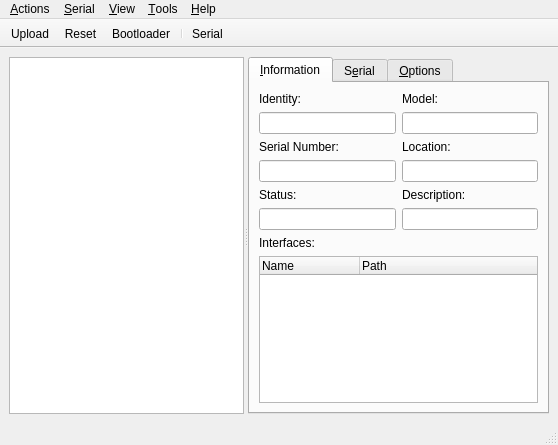
<?xml version="1.0" encoding="UTF-8"?>
<ui version="4.0">
 <class>MainWindow</class>
 <widget class="QMainWindow" name="MainWindow">
  <property name="geometry">
   <rect>
    <x>0</x>
    <y>0</y>
    <width>558</width>
    <height>445</height>
   </rect>
  </property>
  <property name="contextMenuPolicy">
   <enum>Qt::NoContextMenu</enum>
  </property>
  <property name="windowTitle">
   <string>Teensy Commander</string>
  </property>
  <property name="windowIcon">
   <iconset resource="../../resources/resources.qrc">
    <normaloff>:/teensycommander</normaloff>:/teensycommander</iconset>
  </property>
  <property name="unifiedTitleAndToolBarOnMac">
   <bool>true</bool>
  </property>
  <widget class="QWidget" name="centralwidget">
   <layout class="QVBoxLayout" name="verticalLayout_7">
    <item>
     <widget class="QSplitter" name="splitter">
      <property name="orientation">
       <enum>Qt::Horizontal</enum>
      </property>
      <widget class="QListView" name="boardList">
       <property name="minimumSize">
        <size>
         <width>180</width>
         <height>0</height>
        </size>
       </property>
       <property name="contextMenuPolicy">
        <enum>Qt::CustomContextMenu</enum>
       </property>
       <property name="horizontalScrollBarPolicy">
        <enum>Qt::ScrollBarAlwaysOff</enum>
       </property>
       <property name="selectionMode">
        <enum>QAbstractItemView::ExtendedSelection</enum>
       </property>
       <property name="selectionRectVisible">
        <bool>true</bool>
       </property>
      </widget>
      <widget class="QTabWidget" name="tabWidget">
       <property name="enabled">
        <bool>true</bool>
       </property>
       <property name="currentIndex">
        <number>0</number>
       </property>
       <property name="elideMode">
        <enum>Qt::ElideRight</enum>
       </property>
       <widget class="QWidget" name="infoTab">
        <attribute name="title">
         <string>&amp;Information</string>
        </attribute>
        <layout class="QVBoxLayout" name="verticalLayout_4">
         <item>
          <layout class="QGridLayout" name="gridLayout">
           <item row="1" column="0">
            <widget class="QLineEdit" name="idText">
             <property name="readOnly">
              <bool>true</bool>
             </property>
            </widget>
           </item>
           <item row="0" column="0">
            <widget class="QLabel" name="label_7">
             <property name="text">
              <string>Identity:</string>
             </property>
            </widget>
           </item>
           <item row="1" column="1">
            <widget class="QLineEdit" name="modelText">
             <property name="readOnly">
              <bool>true</bool>
             </property>
            </widget>
           </item>
           <item row="0" column="1">
            <widget class="QLabel" name="label_4">
             <property name="text">
              <string>Model:</string>
             </property>
            </widget>
           </item>
          </layout>
         </item>
         <item>
          <layout class="QGridLayout" name="gridLayout_2">
           <item row="0" column="2">
            <widget class="QLabel" name="label_3">
             <property name="text">
              <string>Location:</string>
             </property>
            </widget>
           </item>
           <item row="0" column="1">
            <widget class="QLabel" name="label_5">
             <property name="text">
              <string>Serial Number:</string>
             </property>
            </widget>
           </item>
           <item row="1" column="2">
            <widget class="QLineEdit" name="locationText">
             <property name="readOnly">
              <bool>true</bool>
             </property>
            </widget>
           </item>
           <item row="1" column="1">
            <widget class="QLineEdit" name="serialNumberText">
             <property name="readOnly">
              <bool>true</bool>
             </property>
            </widget>
           </item>
          </layout>
         </item>
         <item>
          <layout class="QGridLayout" name="gridLayout_3">
           <item row="1" column="0">
            <widget class="QLineEdit" name="statusText">
             <property name="readOnly">
              <bool>true</bool>
             </property>
            </widget>
           </item>
           <item row="1" column="1">
            <widget class="QLineEdit" name="descriptionText">
             <property name="readOnly">
              <bool>true</bool>
             </property>
            </widget>
           </item>
           <item row="0" column="0">
            <widget class="QLabel" name="label_2">
             <property name="text">
              <string>Status:</string>
             </property>
            </widget>
           </item>
           <item row="0" column="1">
            <widget class="QLabel" name="label_10">
             <property name="text">
              <string>Description:</string>
             </property>
            </widget>
           </item>
          </layout>
         </item>
         <item>
          <widget class="QLabel" name="label_6">
           <property name="text">
            <string>Interfaces:</string>
           </property>
          </widget>
         </item>
         <item>
          <widget class="QTreeWidget" name="interfaceTree">
           <property name="sizePolicy">
            <sizepolicy hsizetype="Expanding" vsizetype="Ignored">
             <horstretch>0</horstretch>
             <verstretch>1</verstretch>
            </sizepolicy>
           </property>
           <property name="minimumSize">
            <size>
             <width>0</width>
             <height>40</height>
            </size>
           </property>
           <property name="indentation">
            <number>0</number>
           </property>
           <property name="rootIsDecorated">
            <bool>false</bool>
           </property>
           <property name="uniformRowHeights">
            <bool>true</bool>
           </property>
           <attribute name="headerDefaultSectionSize">
            <number>100</number>
           </attribute>
           <attribute name="headerMinimumSectionSize">
            <number>100</number>
           </attribute>
           <attribute name="headerStretchLastSection">
            <bool>true</bool>
           </attribute>
           <column>
            <property name="text">
             <string>Name</string>
            </property>
           </column>
           <column>
            <property name="text">
             <string>Path</string>
            </property>
           </column>
          </widget>
         </item>
        </layout>
       </widget>
       <widget class="QWidget" name="serialTab">
        <attribute name="title">
         <string>S&amp;erial</string>
        </attribute>
        <layout class="QVBoxLayout" name="verticalLayout_3">
         <item>
          <widget class="EnhancedPlainText" name="serialText">
           <property name="minimumSize">
            <size>
             <width>240</width>
             <height>0</height>
            </size>
           </property>
           <property name="maximumSize">
            <size>
             <width>16777215</width>
             <height>16777215</height>
            </size>
           </property>
           <property name="contextMenuPolicy">
            <enum>Qt::CustomContextMenu</enum>
           </property>
           <property name="undoRedoEnabled">
            <bool>false</bool>
           </property>
           <property name="readOnly">
            <bool>true</bool>
           </property>
           <property name="textInteractionFlags">
            <set>Qt::TextSelectableByKeyboard|Qt::TextSelectableByMouse</set>
           </property>
          </widget>
         </item>
         <item>
          <layout class="QHBoxLayout" name="horizontalLayout_5">
           <item>
            <widget class="QLineEdit" name="serialEdit">
             <property name="placeholderText">
              <string>Send data...</string>
             </property>
            </widget>
           </item>
           <item>
            <widget class="QToolButton" name="sendButton">
             <property name="focusPolicy">
              <enum>Qt::StrongFocus</enum>
             </property>
             <property name="text">
              <string>Send</string>
             </property>
             <property name="popupMode">
              <enum>QToolButton::MenuButtonPopup</enum>
             </property>
            </widget>
           </item>
          </layout>
         </item>
        </layout>
       </widget>
       <widget class="QWidget" name="optionsTab">
        <attribute name="title">
         <string>&amp;Options</string>
        </attribute>
        <layout class="QVBoxLayout" name="verticalLayout_2">
         <item>
          <widget class="EnhancedGroupBox" name="groupBox">
           <property name="focusPolicy">
            <enum>Qt::StrongFocus</enum>
           </property>
           <property name="title">
            <string>Upload</string>
           </property>
           <layout class="QVBoxLayout" name="verticalLayout_5">
            <item>
             <layout class="QHBoxLayout" name="horizontalLayout_3" stretch="0,1,0">
              <item>
               <widget class="QLabel" name="label">
                <property name="text">
                 <string>Firmware:</string>
                </property>
               </widget>
              </item>
              <item>
               <widget class="QLineEdit" name="firmwarePath">
                <property name="clearButtonEnabled">
                 <bool>true</bool>
                </property>
               </widget>
              </item>
              <item>
               <widget class="QToolButton" name="firmwareBrowseButton">
                <property name="focusPolicy">
                 <enum>Qt::StrongFocus</enum>
                </property>
                <property name="text">
                 <string>Browse...</string>
                </property>
                <property name="popupMode">
                 <enum>QToolButton::MenuButtonPopup</enum>
                </property>
               </widget>
              </item>
             </layout>
            </item>
            <item>
             <widget class="QCheckBox" name="resetAfterCheck">
              <property name="text">
               <string>Reset device after successful upload</string>
              </property>
              <property name="checked">
               <bool>true</bool>
              </property>
             </widget>
            </item>
           </layout>
          </widget>
         </item>
         <item>
          <widget class="EnhancedGroupBox" name="groupBox_2">
           <property name="focusPolicy">
            <enum>Qt::StrongFocus</enum>
           </property>
           <property name="title">
            <string>Serial</string>
           </property>
           <layout class="QVBoxLayout" name="verticalLayout_6">
            <item>
             <layout class="QHBoxLayout" name="horizontalLayout">
              <item>
               <widget class="QLabel" name="label_9">
                <property name="text">
                 <string>Charset:</string>
                </property>
               </widget>
              </item>
              <item>
               <spacer name="horizontalSpacer_3">
                <property name="orientation">
                 <enum>Qt::Horizontal</enum>
                </property>
                <property name="sizeHint" stdset="0">
                 <size>
                  <width>40</width>
                  <height>20</height>
                 </size>
                </property>
               </spacer>
              </item>
              <item>
               <widget class="QComboBox" name="codecComboBox">
                <property name="maximumSize">
                 <size>
                  <width>160</width>
                  <height>16777215</height>
                 </size>
                </property>
               </widget>
              </item>
             </layout>
            </item>
            <item>
             <layout class="QHBoxLayout" name="horizontalLayout_2">
              <item>
               <widget class="QCheckBox" name="clearOnResetCheck">
                <property name="text">
                 <string>Clear on reset</string>
                </property>
               </widget>
              </item>
              <item>
               <spacer name="horizontalSpacer">
                <property name="orientation">
                 <enum>Qt::Horizontal</enum>
                </property>
                <property name="sizeHint" stdset="0">
                 <size>
                  <width>40</width>
                  <height>20</height>
                 </size>
                </property>
               </spacer>
              </item>
              <item>
               <widget class="QLabel" name="label_8">
                <property name="text">
                 <string>Show:</string>
                </property>
               </widget>
              </item>
              <item>
               <widget class="QSpinBox" name="scrollBackLimitSpin">
                <property name="accelerated">
                 <bool>true</bool>
                </property>
                <property name="suffix">
                 <string> lines</string>
                </property>
                <property name="minimum">
                 <number>10</number>
                </property>
                <property name="maximum">
                 <number>500000</number>
                </property>
                <property name="singleStep">
                 <number>100</number>
                </property>
               </widget>
              </item>
             </layout>
            </item>
            <item>
             <widget class="QLabel" name="serialLogFileLabel">
              <property name="sizePolicy">
               <sizepolicy hsizetype="Ignored" vsizetype="Preferred">
                <horstretch>0</horstretch>
                <verstretch>0</verstretch>
               </sizepolicy>
              </property>
              <property name="font">
               <font>
                <pointsize>8</pointsize>
                <italic>true</italic>
               </font>
              </property>
              <property name="text">
               <string notr="true">Serial log in '?'</string>
              </property>
             </widget>
            </item>
            <item>
             <layout class="QHBoxLayout" name="horizontalLayout_4">
              <item>
               <widget class="QLabel" name="label_11">
                <property name="text">
                 <string>Log size:</string>
                </property>
               </widget>
              </item>
              <item>
               <spacer name="horizontalSpacer_2">
                <property name="orientation">
                 <enum>Qt::Horizontal</enum>
                </property>
                <property name="sizeHint" stdset="0">
                 <size>
                  <width>40</width>
                  <height>20</height>
                 </size>
                </property>
               </spacer>
              </item>
              <item>
               <widget class="QSpinBox" name="serialLogSizeSpin">
                <property name="accelerated">
                 <bool>true</bool>
                </property>
                <property name="suffix">
                 <string> kB</string>
                </property>
                <property name="maximum">
                 <number>999999</number>
                </property>
                <property name="singleStep">
                 <number>100</number>
                </property>
               </widget>
              </item>
             </layout>
            </item>
           </layout>
          </widget>
         </item>
         <item>
          <widget class="QLabel" name="ambiguousBoardLabel">
           <property name="palette">
            <palette>
             <active>
              <colorrole role="WindowText">
               <brush brushstyle="SolidPattern">
                <color alpha="255">
                 <red>254</red>
                 <green>0</green>
                 <blue>0</blue>
                </color>
               </brush>
              </colorrole>
             </active>
             <inactive>
              <colorrole role="WindowText">
               <brush brushstyle="SolidPattern">
                <color alpha="255">
                 <red>254</red>
                 <green>0</green>
                 <blue>0</blue>
                </color>
               </brush>
              </colorrole>
             </inactive>
             <disabled>
              <colorrole role="WindowText">
               <brush brushstyle="SolidPattern">
                <color alpha="255">
                 <red>117</red>
                 <green>117</green>
                 <blue>117</blue>
                </color>
               </brush>
              </colorrole>
             </disabled>
            </palette>
           </property>
           <property name="font">
            <font>
             <pointsize>8</pointsize>
             <italic>true</italic>
            </font>
           </property>
           <property name="text">
            <string>⚠ Serial number is not unique, cannot save settings.</string>
           </property>
           <property name="wordWrap">
            <bool>true</bool>
           </property>
          </widget>
         </item>
         <item>
          <spacer name="verticalSpacer">
           <property name="orientation">
            <enum>Qt::Vertical</enum>
           </property>
           <property name="sizeHint" stdset="0">
            <size>
             <width>20</width>
             <height>40</height>
            </size>
           </property>
          </spacer>
         </item>
        </layout>
       </widget>
      </widget>
     </widget>
    </item>
   </layout>
  </widget>
  <widget class="QMenuBar" name="menubar">
   <property name="geometry">
    <rect>
     <x>0</x>
     <y>0</y>
     <width>558</width>
     <height>20</height>
    </rect>
   </property>
   <property name="contextMenuPolicy">
    <enum>Qt::PreventContextMenu</enum>
   </property>
   <widget class="QMenu" name="menuFile">
    <property name="title">
     <string>&amp;Actions</string>
    </property>
    <widget class="QMenu" name="menuRecentFirmwares">
     <property name="title">
      <string>Upload r&amp;ecent firmware</string>
     </property>
    </widget>
    <addaction name="separator"/>
    <addaction name="actionUpload"/>
    <addaction name="actionUploadNew"/>
    <addaction name="actionDropFirmware"/>
    <addaction name="menuRecentFirmwares"/>
    <addaction name="separator"/>
    <addaction name="actionReset"/>
    <addaction name="actionReboot"/>
    <addaction name="separator"/>
    <addaction name="actionQuit"/>
   </widget>
   <widget class="QMenu" name="menuHelp">
    <property name="title">
     <string>&amp;Help</string>
    </property>
    <addaction name="actionWebsite"/>
    <addaction name="actionReportBug"/>
    <addaction name="separator"/>
    <addaction name="actionAbout"/>
   </widget>
   <widget class="QMenu" name="menuView">
    <property name="title">
     <string>&amp;View</string>
    </property>
    <addaction name="actionNewWindow"/>
    <addaction name="actionCompactMode"/>
   </widget>
   <widget class="QMenu" name="menuTools">
    <property name="title">
     <string>&amp;Tools</string>
    </property>
    <addaction name="actionArduinoTool"/>
    <addaction name="actionOpenLog"/>
    <addaction name="separator"/>
    <addaction name="actionResetApp"/>
    <addaction name="actionResetSettingsApp"/>
    <addaction name="separator"/>
    <addaction name="actionPreferences"/>
   </widget>
   <widget class="QMenu" name="menuSerial">
    <property name="title">
     <string>&amp;Serial</string>
    </property>
    <widget class="QMenu" name="menuSendHistory">
     <property name="title">
      <string>Send &amp;Recent</string>
     </property>
    </widget>
    <addaction name="actionEnableSerial"/>
    <addaction name="menuSendHistory"/>
    <addaction name="actionSendFile"/>
    <addaction name="actionClearSerial"/>
   </widget>
   <addaction name="menuFile"/>
   <addaction name="menuSerial"/>
   <addaction name="menuView"/>
   <addaction name="menuTools"/>
   <addaction name="menuHelp"/>
  </widget>
  <widget class="QStatusBar" name="statusbar">
   <property name="palette">
    <palette>
     <active>
      <colorrole role="WindowText">
       <brush brushstyle="SolidPattern">
        <color alpha="255">
         <red>255</red>
         <green>0</green>
         <blue>0</blue>
        </color>
       </brush>
      </colorrole>
     </active>
     <inactive>
      <colorrole role="WindowText">
       <brush brushstyle="SolidPattern">
        <color alpha="255">
         <red>255</red>
         <green>0</green>
         <blue>0</blue>
        </color>
       </brush>
      </colorrole>
     </inactive>
     <disabled>
      <colorrole role="WindowText">
       <brush brushstyle="SolidPattern">
        <color alpha="255">
         <red>120</red>
         <green>120</green>
         <blue>120</blue>
        </color>
       </brush>
      </colorrole>
     </disabled>
    </palette>
   </property>
   <property name="sizeGripEnabled">
    <bool>true</bool>
   </property>
  </widget>
  <widget class="QToolBar" name="toolBar">
   <property name="windowTitle">
    <string>toolBar</string>
   </property>
   <property name="movable">
    <bool>false</bool>
   </property>
   <property name="toolButtonStyle">
    <enum>Qt::ToolButtonTextUnderIcon</enum>
   </property>
   <property name="floatable">
    <bool>false</bool>
   </property>
   <attribute name="toolBarArea">
    <enum>TopToolBarArea</enum>
   </attribute>
   <attribute name="toolBarBreak">
    <bool>false</bool>
   </attribute>
   <addaction name="actionUpload"/>
   <addaction name="actionReset"/>
   <addaction name="actionReboot"/>
   <addaction name="separator"/>
   <addaction name="actionEnableSerial"/>
  </widget>
  <action name="actionUpload">
   <property name="icon">
    <iconset resource="../../resources/resources.qrc">
     <normaloff>:/upload</normaloff>:/upload</iconset>
   </property>
   <property name="text">
    <string>&amp;Upload</string>
   </property>
   <property name="shortcut">
    <string>Ctrl+U</string>
   </property>
  </action>
  <action name="actionReset">
   <property name="icon">
    <iconset resource="../../resources/resources.qrc">
     <normaloff>:/reset</normaloff>:/reset</iconset>
   </property>
   <property name="text">
    <string>&amp;Reset</string>
   </property>
   <property name="shortcut">
    <string>Ctrl+R</string>
   </property>
  </action>
  <action name="actionQuit">
   <property name="text">
    <string>&amp;Quit</string>
   </property>
   <property name="shortcut">
    <string>Ctrl+Q</string>
   </property>
  </action>
  <action name="actionAbout">
   <property name="text">
    <string>&amp;About</string>
   </property>
  </action>
  <action name="actionReboot">
   <property name="icon">
    <iconset resource="../../resources/resources.qrc">
     <normaloff>:/reboot</normaloff>:/reboot</iconset>
   </property>
   <property name="text">
    <string>&amp;Bootloader</string>
   </property>
   <property name="shortcut">
    <string>Ctrl+B</string>
   </property>
  </action>
  <action name="actionUploadNew">
   <property name="text">
    <string>Upload &amp;New Firmware</string>
   </property>
   <property name="shortcut">
    <string>Ctrl+Shift+U</string>
   </property>
  </action>
  <action name="actionWebsite">
   <property name="text">
    <string>&amp;Website</string>
   </property>
  </action>
  <action name="actionReportBug">
   <property name="text">
    <string>&amp;Report a bug</string>
   </property>
  </action>
  <action name="actionCompactMode">
   <property name="checkable">
    <bool>true</bool>
   </property>
   <property name="text">
    <string>&amp;Compact Mode</string>
   </property>
   <property name="toolTip">
    <string>Compact Mode</string>
   </property>
   <property name="shortcut">
    <string>Ctrl+H</string>
   </property>
  </action>
  <action name="actionNewWindow">
   <property name="text">
    <string>&amp;New Window</string>
   </property>
   <property name="shortcut">
    <string>Ctrl+N</string>
   </property>
  </action>
  <action name="actionClearSerial">
   <property name="text">
    <string>&amp;Clear Serial</string>
   </property>
   <property name="toolTip">
    <string>Clear Serial</string>
   </property>
   <property name="shortcut">
    <string>Ctrl+Alt+X</string>
   </property>
  </action>
  <action name="actionArduinoTool">
   <property name="text">
    <string>&amp;Integrate to Arduino</string>
   </property>
  </action>
  <action name="actionEnableSerial">
   <property name="checkable">
    <bool>true</bool>
   </property>
   <property name="icon">
    <iconset resource="../../resources/resources.qrc">
     <normaloff>:/monitor</normaloff>:/monitor</iconset>
   </property>
   <property name="text">
    <string>&amp;Enable Serial</string>
   </property>
   <property name="iconText">
    <string>Serial</string>
   </property>
   <property name="toolTip">
    <string>Serial</string>
   </property>
   <property name="shortcut">
    <string>Ctrl+S</string>
   </property>
  </action>
  <action name="actionResetApp">
   <property name="text">
    <string>&amp;Reset Application</string>
   </property>
  </action>
  <action name="actionResetSettingsApp">
   <property name="text">
    <string>Reset &amp;Settings &amp;&amp; Application</string>
   </property>
   <property name="toolTip">
    <string>Reset Settings &amp; Application</string>
   </property>
  </action>
  <action name="actionOpenLog">
   <property name="text">
    <string>Open &amp;Log</string>
   </property>
  </action>
  <action name="actionDropFirmware">
   <property name="text">
    <string>&amp;Drop firmware association</string>
   </property>
  </action>
  <action name="actionPreferences">
   <property name="text">
    <string>&amp;Preferences</string>
   </property>
   <property name="toolTip">
    <string>Preferences</string>
   </property>
  </action>
  <action name="actionRenameBoard">
   <property name="text">
    <string>Ren&amp;ame board</string>
   </property>
   <property name="toolTip">
    <string>Rename board</string>
   </property>
  </action>
  <action name="actionSendFile">
   <property name="text">
    <string>Send &amp;File</string>
   </property>
  </action>
 </widget>
 <customwidgets>
  <customwidget>
   <class>EnhancedPlainText</class>
   <extends>QPlainTextEdit</extends>
   <header>enhanced_plain_text.hpp</header>
  </customwidget>
  <customwidget>
   <class>EnhancedGroupBox</class>
   <extends>QGroupBox</extends>
   <header>enhanced_group_box.hpp</header>
   <container>1</container>
  </customwidget>
 </customwidgets>
 <tabstops>
  <tabstop>boardList</tabstop>
  <tabstop>tabWidget</tabstop>
  <tabstop>idText</tabstop>
  <tabstop>modelText</tabstop>
  <tabstop>serialNumberText</tabstop>
  <tabstop>locationText</tabstop>
  <tabstop>statusText</tabstop>
  <tabstop>descriptionText</tabstop>
  <tabstop>interfaceTree</tabstop>
  <tabstop>serialText</tabstop>
  <tabstop>serialEdit</tabstop>
  <tabstop>sendButton</tabstop>
  <tabstop>groupBox</tabstop>
  <tabstop>firmwarePath</tabstop>
  <tabstop>firmwareBrowseButton</tabstop>
  <tabstop>resetAfterCheck</tabstop>
  <tabstop>groupBox_2</tabstop>
  <tabstop>codecComboBox</tabstop>
  <tabstop>clearOnResetCheck</tabstop>
  <tabstop>scrollBackLimitSpin</tabstop>
  <tabstop>serialLogSizeSpin</tabstop>
 </tabstops>
 <resources>
  <include location="../../resources/resources.qrc"/>
 </resources>
 <connections/>
</ui>
